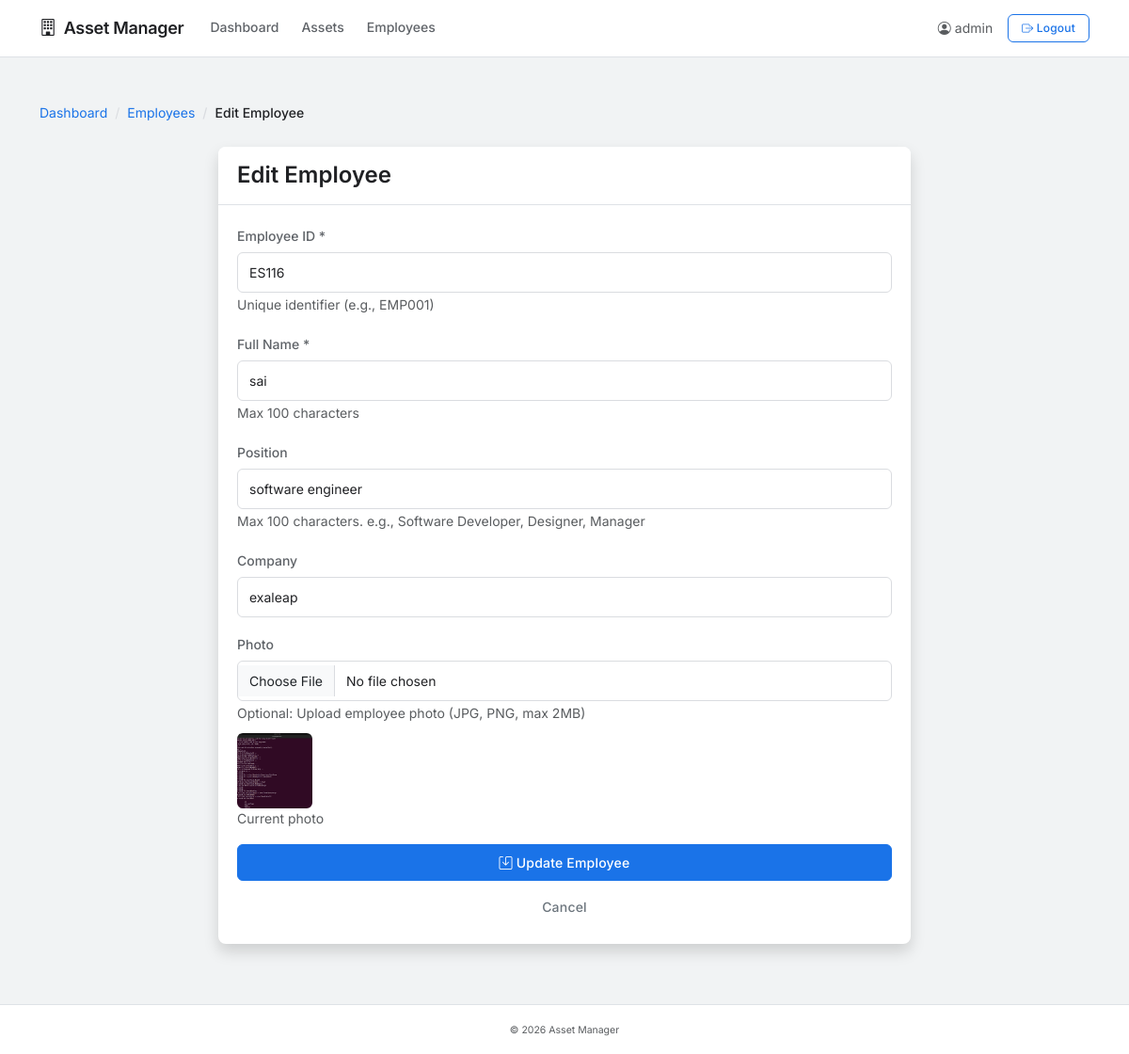
The app's page /employees/edit/1 (signed in) with its own data.
### app/models/user.py (models this page shows, shortened)
class User(UserMixin, db.Model):
    __tablename__ = 'users'
    id = db.Column(db.Integer, primary_key=True)
    username = db.Column(db.String(50), unique=True, nullable=False)
    password_hash = db.Column(db.String(255), nullable=False)
    created_at = db.Column(db.DateTime, default=datetime.utcnow)

### app/models/employee.py (models this page shows, shortened)
class Employee(db.Model):
    __tablename__ = 'employees'
    id = db.Column(db.Integer, primary_key=True)
    employee_id = db.Column(db.String(20), unique=True, nullable=False)
    name = db.Column(db.String(100), nullable=False)
    position = db.Column(db.String(100))
    company = db.Column(db.String(100))
    photo_url = db.Column(db.String(255))
    created_at = db.Column(db.DateTime, default=datetime.utcnow)
    assignments = db.relationship('Assignment', backref='employee', lazy=True)

### app/routes/employees.py (the view, shortened to what this page needs)
@bp.route('/edit/<int:employee_id>', methods=['GET', 'POST'])
@login_required
def edit(employee_id):
    employee = Employee.query.get_or_404(employee_id)
    return render_template('employee_form.html', employee=employee)

### app/routes/auth.py (called while the page is built)
@login_manager.user_loader
def load_user(user_id):
    return User.query.get(int(user_id))

### app/templates/employee_form.html (shortened to what this page needs)
{% extends "base.html" %}
{% block content %}
<nav aria-label="breadcrumb" class="mb-4">
    <ol class="breadcrumb">
        <li class="breadcrumb-item"><a href="{{ url_for('dashboard.index') }}">Dashboard</a></li>
        <li class="breadcrumb-item"><a href="{{ url_for('employees.list') }}">Employees</a></li>
        <li class="breadcrumb-item active">{% if employee %}Edit{% else %}Add{% endif %} Employee</li>
    </ol>
</nav>
<div class="row justify-content-center">
    <div class="col-md-8">
        <div class="card shadow">
            <div class="card-header bg-white border-bottom">
                <h4 class="mb-0 fw-semibold"><i class="bi bi-person-{% if employee %}pencil{% else %}plus{% endif %}"></i>
                    {% if employee %}Edit{% else %}Add{% endif %} Employee
                </h4>
            </div>
            <div class="card-body">
                <form method="POST" enctype="multipart/form-data">
                    <div class="mb-3">
                        <label for="employee_id" class="form-label">Employee ID *</label>
                        <input type="text" class="form-control" id="employee_id" name="employee_id"
                               value="{{ employee.employee_id if employee else '' }}" required maxlength="20">
                        <small class="text-muted">Unique identifier (e.g., EMP001)</small>
                    </div>
                    <div class="mb-3">
                        <label for="name" class="form-label">Full Name *</label>
                        <input type="text" class="form-control" id="name" name="name"
                               value="{{ employee.name if employee else '' }}" required maxlength="100">
                        <small class="text-muted">Max 100 characters</small>
                    </div>
                    <div class="mb-3">
                        <label for="position" class="form-label">Position</label>
                        <input type="text" class="form-control" id="position" name="position"
                               value="{{ employee.position if employee else '' }}" maxlength="100">
                        <small class="text-muted">Max 100 characters. e.g., Software Developer, Designer, Manager</small>
                    </div>
                    <div class="mb-3">
                        <label for="company" class="form-label">Company</label>
                        <input type="text" class="form-control" id="company" name="company"
                               value="{{ employee.company if employee else '' }}" maxlength="50">
                    </div>
                    <div class="mb-3">
                        <label for="photo" class="form-label">Photo</label>
                        <input type="file" class="form-control" id="photo" name="photo" accept="image/*">
                        <small class="text-muted">Optional: Upload employee photo (JPG, PNG, max 2MB)</small>
                        {% if employee and employee.photo_url %}
                        <div class="mt-2">
                            <img src="{{ employee.photo_url }}" alt="Current photo" class="rounded" style="width: 80px; height: 80px; object-fit: cover;">
                            <small class="text-muted d-block">Current photo</small>
                        </div>
                        {% endif %}
                    </div>
                    <div class="d-grid gap-2">
                        <button type="submit" class="btn btn-primary">
                            <i class="bi bi-save"></i> {% if employee %}Update{% else %}Save{% endif %} Employee
                        </button>
                        <a href="{{ url_for('dashboard.index') }}" class="btn btn-outline-secondary">
                            Cancel
                        </a>
                    </div>
                </form>
            </div>
        </div>
    </div>
</div>
{% endblock %}

### app/templates/base.html (shortened to what this page needs)
<!DOCTYPE html>
<html lang="en">
<head>
    <link href="https://cdn.jsdelivr.net/npm/bootstrap@5.3.2/dist/css/bootstrap.min.css" rel="stylesheet">
    <link href="https://cdn.jsdelivr.net/npm/bootstrap-icons@1.11.1/font/bootstrap-icons.css" rel="stylesheet">
    <link rel="stylesheet" href="{{ url_for('static', filename='css/custom.css') }}">
</head>
<body>
    <nav class="navbar navbar-expand-lg navbar-light bg-white border-bottom">
        <div class="container">
            <a class="navbar-brand fw-semibold" href="{{ url_for('dashboard.index') }}">
                <i class="bi bi-building me-2"></i>Asset Manager
            </a>
            <div class="collapse navbar-collapse" id="navbarNav">
                <ul class="navbar-nav me-auto">
                    <li class="nav-item">
                        <a class="nav-link" href="{{ url_for('dashboard.index') }}">Dashboard</a>
                    </li>
                    <li class="nav-item">
                        <a class="nav-link" href="{{ url_for('assets.list') }}">Assets</a>
                    </li>
                    <li class="nav-item">
                        <a class="nav-link" href="{{ url_for('employees.list') }}">Employees</a>
                    </li>
                </ul>
                <div class="d-flex align-items-center">
                    {% if current_user.is_authenticated %}
                        <span class="text-muted me-3 small">
                            <i class="bi bi-person-circle me-1"></i>{{ current_user.username }}
                        </span>
                        <a href="{{ url_for('auth.logout') }}" class="btn btn-outline-primary btn-sm">
                            <i class="bi bi-box-arrow-right"></i> Logout
                        </a>
                    {% else %}
                        <a href="{{ url_for('auth.login') }}" class="btn btn-primary btn-sm">
                            <i class="bi bi-lock"></i> Admin Login
                        </a>
                    {% endif %}
                </div>
            </div>
        </div>
    </nav>
    <div class="toast-container position-fixed top-0 end-0 p-3" style="z-index: 9999;">
    </div>
    <main class="container my-4">
        {% block content %}{% endblock %}
    </main>
    <footer class="text-center py-3 text-muted border-top mt-auto">
        <small>&copy; 2026 Asset Manager</small>
    </footer>
</body>
</html>

### app/static/css/custom.css (style rules this page uses)
:root { --primary: #1a73e8; --primary-dark: #1557b0; --primary-light: rgba(26, 115, 232, 0.08); --success: #188038; --warning: #f9ab00; --danger: #d93025; --gray-50: #f8f9fa; --gray-100: #f1f3f4; --gray-200: #e8eaed; --gray-300: #dadce0; --gray-500: #80868b; --gray-700: #5f6368; --gray-900: #202124; --shadow-sm: 0 1px 3px rgba(0, 0, 0, 0.08), 0 1px 2px rgba(0, 0, 0, 0.06); --shadow-md: 0 4px 6px rgba(0, 0, 0, 0.12), 0 2px 4px rgba(0, 0, 0, 0.08); --shadow-lg: 0 8px 16px rgba(0, 0, 0, 0.12); --radius: 8px; --radius-sm: 6px; --transition: all 0.2s ease; }
*, *::before, *::after { box-sizing: border-box; }
body { font-family: 'Inter', -apple-system, BlinkMacSystemFont, 'Segoe UI', Roboto, Oxygen, Ubuntu, sans-serif; background: var(--gray-100); color: var(--gray-900); min-height: 100vh; display: flex; flex-direction: column; line-height: 1.6; -webkit-font-smoothing: antialiased; -moz-osx-font-smoothing: grayscale; }
main { flex: 1; padding-top: 24px; padding-bottom: 40px; }
.card { background: #fff; border: none; border-radius: var(--radius); box-shadow: var(--shadow-sm); transition: box-shadow 0.2s ease; }
.card-header { background: #fff; border-bottom: 1px solid var(--gray-200); color: var(--gray-900); font-weight: 600; padding: 16px 20px; border-radius: var(--radius) var(--radius) 0 0 !important; }
.card-header:first-child { border-radius: var(--radius) var(--radius) 0 0; }
.card-body { padding: 20px; }
.btn { border-radius: var(--radius-sm); padding: 8px 24px; font-weight: 500; font-size: 14px; transition: var(--transition); letter-spacing: 0.2px; border: 1px solid transparent; }
.btn-primary { background: var(--primary); border-color: var(--primary); color: #fff; }
.btn-outline-primary { border-color: var(--primary); color: var(--primary); }
.btn-sm { padding: 5px 14px; font-size: 12px; }
.form-control, .form-select { border: 1px solid var(--gray-300); border-radius: var(--radius-sm); padding: 10px 12px; font-size: 14px; color: var(--gray-900); transition: var(--transition); background: #fff; }
.form-control::placeholder { color: var(--gray-500); }
.form-label { font-weight: 500; color: var(--gray-700); margin-bottom: 6px; font-size: 14px; }
.navbar { background: #fff; border-bottom: 1px solid var(--gray-200); box-shadow: none; padding: 0 16px; min-height: 56px; }
.navbar-brand { font-weight: 600; font-size: 18px; color: var(--gray-900) !important; letter-spacing: -0.3px; }
.navbar .nav-link { color: var(--gray-700) !important; font-weight: 500; font-size: 14px; padding: 18px 12px !important; transition: var(--transition); border-bottom: 2px solid transparent; position: relative; }
.toast-container { position: fixed; top: 20px; right: 20px; z-index: 9999; }
.breadcrumb { background: transparent; padding: 0; margin-bottom: 16px; font-size: 14px; }
.breadcrumb-item { color: var(--gray-500); }
.breadcrumb-item + .breadcrumb-item::before { content: '/'; color: var(--gray-300); }
.breadcrumb-item.active { color: var(--gray-900); font-weight: 500; }
.breadcrumb-item a { color: var(--primary); text-decoration: none; transition: var(--transition); }
footer { margin-top: auto; border-top: 1px solid var(--gray-200); padding: 16px 0; font-size: 12px; color: var(--gray-500); background: #fff; }

### records on screen
User: username "admin"
Employee: employee_id "ES116", name "sai", position "software engineer", company "exaleap", photo_url (picture)
